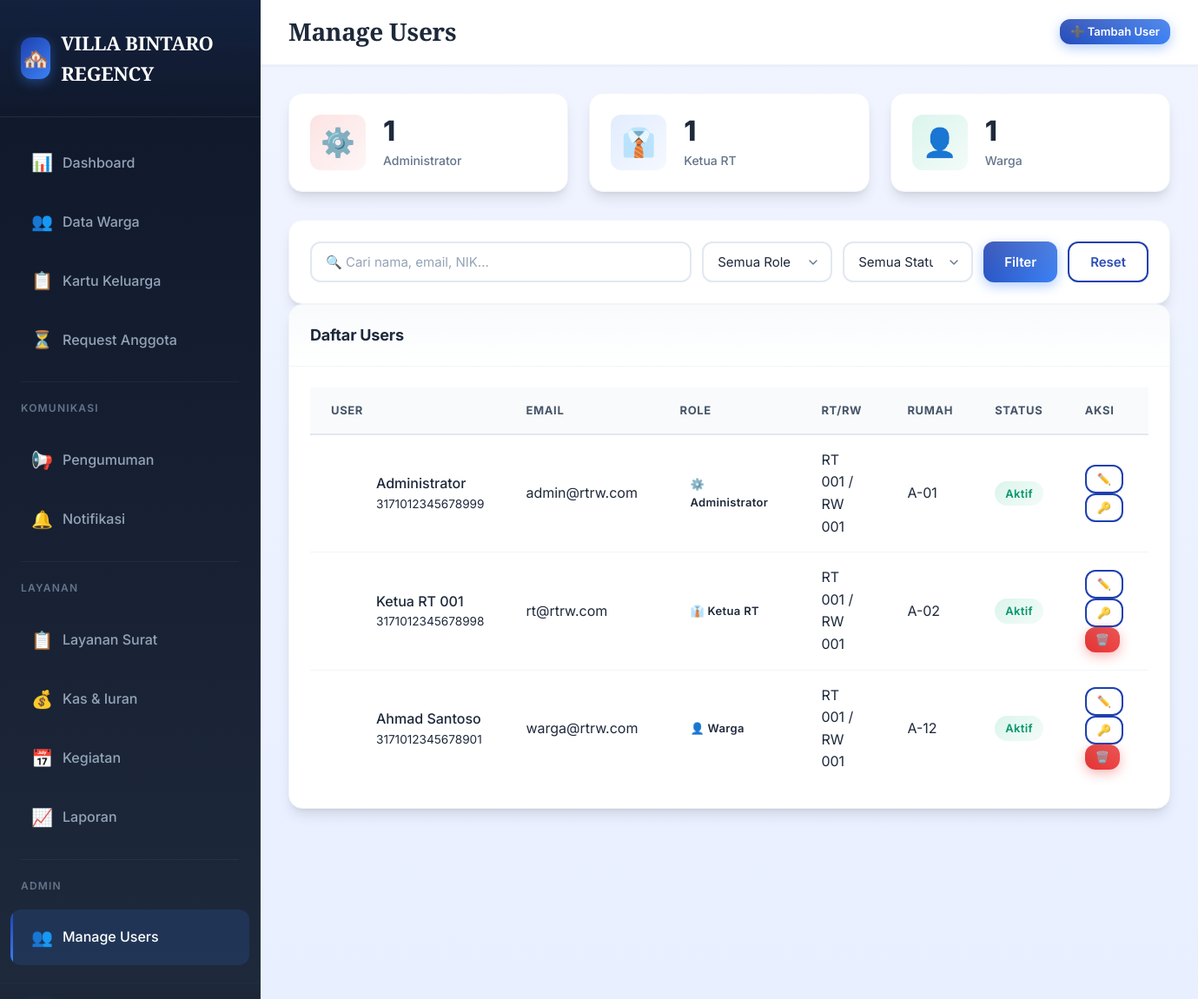
The page /manage-users.php (signed in) on the database its author committed.
### tables this page shows
CREATE TABLE IF NOT EXISTS users (
    id INT AUTO_INCREMENT PRIMARY KEY,
    uuid VARCHAR(36) UNIQUE NOT NULL,
    email VARCHAR(255) UNIQUE NOT NULL,
    password VARCHAR(255) NOT NULL,
    role ENUM('admin', 'rt', 'rw', 'warga') DEFAULT 'warga',
    nama VARCHAR(255) NOT NULL,
    nik VARCHAR(16) UNIQUE NOT NULL,
    no_kk VARCHAR(16) NOT NULL,
    rt VARCHAR(3),
    rw VARCHAR(3),
    no_rumah VARCHAR(20),
    whatsapp VARCHAR(20),
    pekerjaan VARCHAR(100),
    status ENUM('aktif', 'pindah', 'meninggal') DEFAULT 'aktif',
    created_at TIMESTAMP DEFAULT CURRENT_TIMESTAMP,
    updated_at TIMESTAMP DEFAULT CURRENT_TIMESTAMP ON UPDATE CURRENT_TIMESTAMP,
    INDEX idx_email (email),
    INDEX idx_nik (nik),
    INDEX idx_no_kk (no_kk),
    INDEX idx_role (role)
);

### includes/auth.php (called while the page is built, shortened)
<?php
function getCurrentUser() {
    try {
        $pdo = getDbConnection();
        $stmt = $pdo->prepare("SELECT * FROM users WHERE id = ?");
        $stmt->execute([$_SESSION['user_id']]);
        return $stmt->fetch();
    } catch (PDOException $e) {
        return null;
    }
}
function sanitize($data) {
    return htmlspecialchars(trim($data), ENT_QUOTES, 'UTF-8');
}

### manage-users.php (the view, shortened to what this page needs)
<?php
require_once __DIR__ . '/includes/auth.php';
$user = getCurrentUser();
try {
    $pdo = getDbConnection();
    $search = $_GET['search'] ?? '';
    $whereClause = "1=1";
    $params = [];
    $stmt = $pdo->prepare("
        SELECT * FROM users
        WHERE $whereClause
        ORDER BY
            CASE role
                WHEN 'admin' THEN 1
                WHEN 'rt' THEN 2
                WHEN 'rw' THEN 3
                ELSE 4
            END,
            nama ASC
    ");
    $stmt->execute($params);
    $userList = $stmt->fetchAll();
    $stmt = $pdo->query("SELECT role, COUNT(*) as count FROM users GROUP BY role");
    $roleCounts = $stmt->fetchAll();
} catch (PDOException $e) {
    $userList = [];
    $roleCounts = [];
    $statusCounts = [];
}
$roleConfig = [
    'admin' => ['label' => 'Administrator', 'color' => 'red', 'icon' => '⚙️'],
    'rt' => ['label' => 'Ketua RT', 'color' => 'blue', 'icon' => '👔'],
    'rw' => ['label' => 'Ketua RW', 'color' => 'purple', 'icon' => '🎖️'],
    'warga' => ['label' => 'Warga', 'color' => 'green', 'icon' => '👤']
];
?>
<!DOCTYPE html>
<html lang="id">
<head>
    <link rel="stylesheet" href="css/style-premium.css">
</head>
<body>
    <div class="dashboard">
        <aside class="sidebar" id="sidebar">
            <div class="sidebar-header">
                <div class="sidebar-brand">
                    <div class="sidebar-brand-icon">🏘️</div>
                    <span>VILLA BINTARO REGENCY</span>
                </div>
            </div>
            <nav class="sidebar-menu">
                <a href="dashboard.php" class="sidebar-menu-item"><span class="sidebar-menu-icon">📊</span><span>Dashboard</span></a>
                <a href="warga.php" class="sidebar-menu-item"><span class="sidebar-menu-icon">👥</span><span>Data Warga</span></a>
                <a href="kk.php" class="sidebar-menu-item"><span class="sidebar-menu-icon">📋</span><span>Kartu Keluarga</span></a>
                <a href="requests.php" class="sidebar-menu-item"><span class="sidebar-menu-icon">⏳</span><span>Request Anggota</span></a>
                <div style="margin: var(--space-4) var(--space-6); padding-top: var(--space-4); border-top: 1px solid rgba(255,255,255,0.05);">
                    <span style="font-size: 0.75rem; text-transform: uppercase; letter-spacing: 0.1em; color: var(--slate-500); font-weight: 600;">Komunikasi</span>
                </div>
                <a href="pengumuman.php" class="sidebar-menu-item"><span class="sidebar-menu-icon">📢</span><span>Pengumuman</span></a>
                <a href="notifikasi.php" class="sidebar-menu-item"><span class="sidebar-menu-icon">🔔</span><span>Notifikasi</span></a>
                <div style="margin: var(--space-4) var(--space-6); padding-top: var(--space-4); border-top: 1px solid rgba(255,255,255,0.05);">
                    <span style="font-size: 0.75rem; text-transform: uppercase; letter-spacing: 0.1em; color: var(--slate-500); font-weight: 600;">Layanan</span>
                </div>
                <a href="layanan.php" class="sidebar-menu-item"><span class="sidebar-menu-icon">📋</span><span>Layanan Surat</span></a>
                <a href="iuran.php" class="sidebar-menu-item"><span class="sidebar-menu-icon">💰</span><span>Kas & Iuran</span></a>
                <a href="kegiatan.php" class="sidebar-menu-item"><span class="sidebar-menu-icon">📅</span><span>Kegiatan</span></a>
                <a href="laporan.php" class="sidebar-menu-item"><span class="sidebar-menu-icon">📈</span><span>Laporan</span></a>
                <?php if ($user['role'] === 'admin'): ?>
                <div style="margin: var(--space-4) var(--space-6); padding-top: var(--space-4); border-top: 1px solid rgba(255,255,255,0.05);">
                    <span style="font-size: 0.75rem; text-transform: uppercase; letter-spacing: 0.1em; color: var(--slate-500); font-weight: 600;">Admin</span>
                </div>
                <a href="manage-users.php" class="sidebar-menu-item active"><span class="sidebar-menu-icon">👥</span><span>Manage Users</span></a>
                <?php endif; ?>
            </nav>
            <div class="sidebar-user">
            </div>
        </aside>
        <main class="main-content">
            <header class="topbar">
                <div class="topbar-left">
                    <h1 class="page-title">Manage Users</h1>
                </div>
                <div class="topbar-right">
                    <button class="btn btn-sm btn-primary" onclick="openModal('addUserModal')">➕ Tambah User</button>
                </div>
            </header>
            <div class="content">
                <div class="dashboard-stats">
                    <?php foreach ($roleCounts as $r):
                        $role = $roleConfig[$r['role']] ?? ['label' => $r['role'], 'color' => 'gray', 'icon' => '👤'];
                    ?>
                    <div class="stat-card">
                        <div class="stat-card-icon <?= $role['color'] ?>"><?= $role['icon'] ?></div>
                        <div class="stat-card-content">
                            <h3><?= $r['count'] ?></h3>
                            <p><?= $role['label'] ?></p>
                        </div>
                    </div>
                    <?php endforeach; ?>
                </div>
                <div class="card">
                    <div class="card-body">
                        <form method="GET" class="filter-form" style="display: flex; gap: 12px; flex-wrap: wrap;">
                            <input type="text" name="search" class="form-control" placeholder="🔍 Cari nama, email, NIK..." value="<?= sanitize($search) ?>" style="flex: 1; min-width: 250px;">
                            <select name="role" class="form-control" style="width: 150px;">
                                <option value="">Semua Role</option>
                            </select>
                            <select name="status" class="form-control" style="width: 150px;">
                                <option value="">Semua Status</option>
                            </select>
                            <button type="submit" class="btn btn-primary">Filter</button>
                            <a href="manage-users.php" class="btn btn-outline">Reset</a>
                        </form>
                    </div>
                </div>
                <div class="card">
                    <div class="card-header">
                        <h3 class="card-title">Daftar Users</h3>
                    </div>
                    <div class="card-body">
                        <?php if (empty($userList)): ?>
                            <div style="text-align: center; padding: var(--space-6); color: var(--slate-500);">
                                <div style="font-size: 4rem; margin-bottom: 16px;">👥</div>
                                <p>Belum ada data users</p>
                            </div>
                        <?php else: ?>
                            <table class="table">
                                <thead>
                                    <tr>
                                        <th>User</th>
                                        <th>Email</th>
                                        <th>Role</th>
                                        <th>RT/RW</th>
                                        <th>Rumah</th>
                                        <th>Status</th>
                                        <th>Aksi</th>
                                    </tr>
                                </thead>
                                <tbody>
                                    <?php foreach ($userList as $u):
                                        $role = $roleConfig[$u['role']] ?? ['label' => $u['role'], 'color' => 'gray', 'icon' => '👤'];
                                    ?>
                                    <tr>
                                        <td>
                                            <div style="display: flex; align-items: center; gap: 12px;">
                                                <div style="width: 40px; height: 40px; background: var(--<?= $role['color'] ?>-color); border-radius: 50%; display: flex; align-items: center; justify-content: center; color: white; font-weight: bold;"><?= strtoupper(substr($u['nama'], 0, 1)) ?></div>
                                                <div>
                                                    <div style="font-weight: 500;"><?= sanitize($u['nama']) ?></div>
                                                    <div style="font-size: 0.85rem; color: var(--gray-500);"><?= sanitize($u['nik']) ?></div>
                                                </div>
                                            </div>
                                        </td>
                                        <td><?= sanitize($u['email']) ?></td>
                                        <td><span class="badge badge-<?= $role['color'] ?>"><?= $role['icon'] ?> <?= $role['label'] ?></span></td>
                                        <td>RT <?= $u['rt'] ?? '-' ?> / RW <?= $u['rw'] ?? '-' ?></td>
                                        <td><?= $u['no_rumah'] ?? '-' ?></td>
                                        <td>
                                            <?php if ($u['status'] === 'aktif'): ?>
                                                <span class="badge badge-success">Aktif</span>
                                            <?php elseif ($u['status'] === 'pindah'): ?>
                                                <span class="badge badge-warning">Pindah</span>
                                            <?php else: ?>
                                                <span class="badge badge-secondary">Meninggal</span>
                                            <?php endif; ?>
                                        </td>
                                        <td>
                                            <button class="btn btn-sm btn-outline" onclick="editUser(<?= $u['id'] ?>)" title="Edit">✏️</button>
                                            <button class="btn btn-sm btn-outline" onclick="changePassword(<?= $u['id'] ?>)" title="Ganti Password">🔑</button>
                                            <?php if ($u['id'] != $user['id']): ?>
                                            <button class="btn btn-sm btn-danger" onclick="deleteUser(<?= $u['id'] ?>)" title="Hapus">🗑️</button>
                                            <?php endif; ?>
                                        </td>
                                    </tr>
                                    <?php endforeach; ?>
                                </tbody>
                            </table>
                        <?php endif; ?>
                    </div>
                </div>
            </div>
        </main>
    </div>
</body>
</html>

### rows shown on the page
users: nama "Administrator", nik "3171012345678999", email "admin@rtrw.com", role "⚙️", role "Administrator", rt "001", rw "001", no_rumah "A-01", status "Aktif"
users: nama "Ketua RT 001", nik "3171012345678998", email "rt@rtrw.com", role "👔", role "Ketua RT", rt "001", rw "001", no_rumah "A-02", status "Aktif"
users: nama "Ahmad Santoso", nik "3171012345678901", email "warga@rtrw.com", role "👤", role "Warga", rt "001", rw "001", no_rumah "A-12", status "Aktif"

### other values the page prints
$role['icon'] "⚙️"
$r['count'] "1"
$role['label'] "Administrator"
$role['icon'] "👔"
$role['label'] "Ketua RT"
$role['icon'] "👤"
$role['label'] "Warga"
